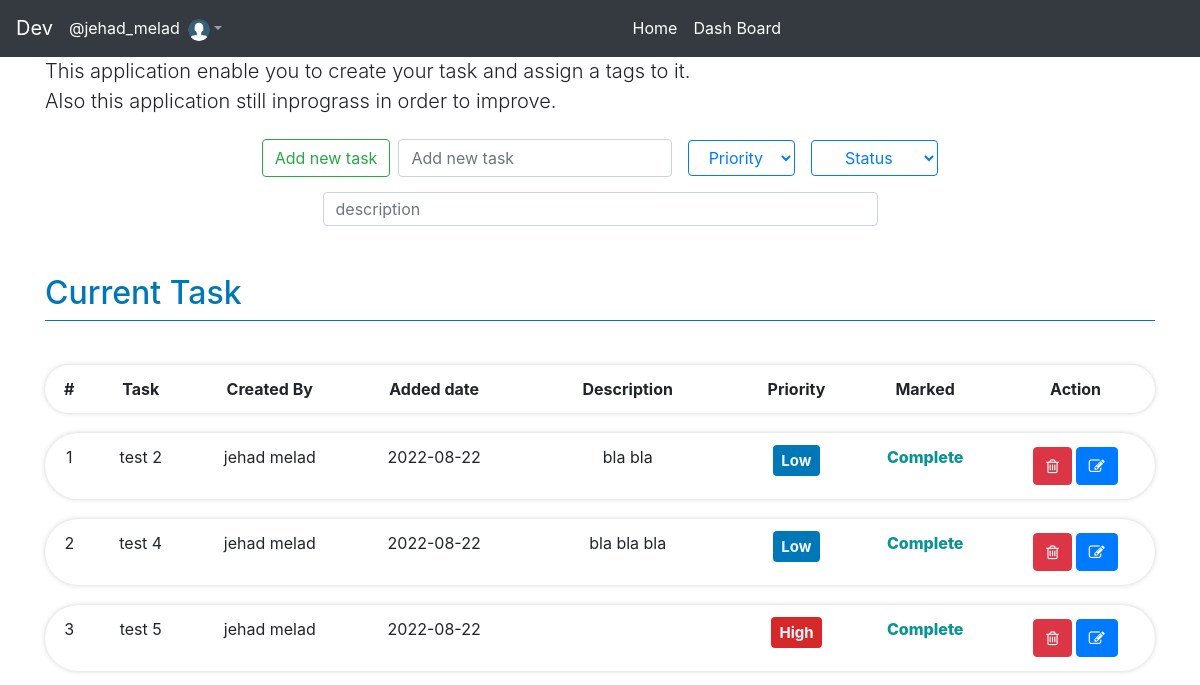
The app's page / (signed in) with its own data.
### tracker/models.py (models this page shows)
class User(db.Model, UserMixin):
    id              = db.Column(db.Integer, primary_key=True)
    title           = db.Column(db.String(5) )
    fname           = db.Column(db.String(150) )
    lname           = db.Column(db.String(150) )
    email           = db.Column(db.String(150), unique=True)
    password        = db.Column(db.String(150) )
    avatar          = db.Column(db.String(200) )
    tasks           = db.relationship('Task')

class Task(db.Model):
    id              = db.Column(db.Integer, primary_key=True)
    task_name       = db.Column(db.String(200))
    description     = db.Column(db.String(350) )
    created_by      = db.Column(db.String(150) )
    priority        = db.Column(db.String(15))
    status          = db.Column(db.String(15))
    date_created    = db.Column(db.DateTime, default=datetime.utcnow)
    user_id         = db.Column(db.Integer, db.ForeignKey('user.id'))

### tracker/views.py (the view, shortened to what this page needs)
@views.route('/', methods=['GET','POST'])
def home():
    return render_template("home.html", user = current_user)

### tracker/__init__.py (called while the page is built)
def create_app():
    app = Flask(__name__)
    app.config['SECRET_KEY'] = "shoul not be shared"
    app.config['SQLALCHEMY_DATABASE_URI'] = f'sqlite:///{DB_NAME}'
    db.init_app(app)
    from .views import views
    from .auth import auth
    app.register_blueprint(views, url_prefix="/")
    app.register_blueprint(auth, url_prefix="/")
    from .models import User, Task
    create_db(app)
    login_manager                =   LoginManager()
    login_manager.login_view     = 'auth.login'
    login_manager.init_app(app)
    @login_manager.user_loader
    def  load_user(id):
        return User.query.get(int(id))
    return app

### tracker/templates/home.html (shortened to what this page needs)
{% extends 'base.html' %}
{%block content%}
<div class="starter-template ">
  <h1>Simple task tracker</h1>
  <p class="lead">This application enable you to create your task and assign a tags to it.<br> Also this application
    still inprograss in order to improve.</p>
  <form class="form d-flex flex-column align-items-center" action="/" method="POST">
    <div class="form-inline mb-2">
      <button class="btn btn-outline-success m-2 my-2 my-sm-0" type="submit" name="submit">Add new task</button>
      <input class="form-control mr-sm-2" type="text" name="task-name" placeholder="Add new task" aria-label="Search"
        required>
      <select class="form-select btn btn-outline-primary m-2" name="priority">
        <option selected>Priority</option>
      </select>
      <select class="form-select btn btn-outline-primary m-2" name="status">
        <option selected>Status</option>
      </select>
    </div>
    <div class="form-group w-50 ">
      <input class="form-control h-75 " type="text" name="description" placeholder="description" aria-label="Search">
    </div>
  </form>
  <div class="row d-block">
    <div class="col">
      <div class="title">
        <h2>Current Task</h2>
      </div>
    </div>
    <div class="col tasks-form">
      <div class="content"><br>
        <table class="table">
          <tr class="text-center">
            <th>#</th>
            <th>Task</th>
            <th>Created By</th>
            <th>Added date</th>
            <th>Description</th>
            <th>Priority</th>
            <th>Marked</th>
            <th>Action</th>
          </tr>
          {% for task in user.tasks%}
            <tr class="text-center">
              <td>{{loop.index}} </td>
              <td>{{task.task_name}}</td>
              <td>
                {{task.created_by}}
              </td>
              <td>{{task.date_created.date()}}</td>
              <td class="datarow">
                {{task.description }}
              </td>
              <td>
                <h5> <span class="{{'badge  p-2 '+task.priority }}">{{task.priority}}</span></h5>
              </td>
              <td>
                <div class="{{'tx '+ task.status}}">
                  {{task.status}}
                </div>
              </td>
              <td class="actions">
                <a href="#" class="btn btn-danger" data-bs-toggle="modal" data-bs-target="{{'#staticBackdrop'+task.id|string}}">
                  <i class="fa fa-trash-o" aria-hidden="true"></i>
                </a>
                <a href="#" class="btn btn-primary" data-bs-toggle="modal" data-bs-target="{{'#staticBackdrop'+task.id|string +'update'}}"><i
                    class="fa fa-pencil-square-o" aria-hidden="true"></i>
                </a>
              </td>
            </tr>
          {%endfor%}
        </table>
      </div>
    </div>
  </div>
</div>
{%endblock%}

### tracker/templates/base.html (shortened to what this page needs)
<!doctype html>
<html lang="en">
<head>
  <link rel="stylesheet" href=" {{url_for('static', filename='css/main.css')}}">
  <link rel="stylesheet" href=" {{url_for('static', filename='font-awesome-4.7.0/css/font-awesome.min.css')}}">
  <link href="https://getbootstrap.com/docs/4.0/dist/css/bootstrap.min.css" rel="stylesheet">
  <link href="https://getbootstrap.com/docs/4.0/examples/starter-template/starter-template.css" rel="stylesheet">
</head>
<body>
  <nav class="navbar navbar-expand-md navbar-dark bg-dark fixed-top">
    <a class="navbar-brand" href="#">Dev</a>
    {% if user.is_authenticated%}
    <div class="collapse navbar-collapse" id="navbarsExampleDefault">
      <p class="text-white m-0">{{"@"+user.fname +"_"+ user.lname}}</p>
      <ul class="navbar-nav mr-auto">
        <li class="nav-item dropdown">
          <a class="nav-link dropdown-toggle" href="#" id="dropdown01" data-toggle="dropdown" aria-haspopup="true"
            aria-expanded="false"> <img src="{{'../static/avatars/'+user.title+'.svg'}}" class="rounded-circle"
              height="22" alt="Avatar" loading="lazy" /></a>
        </li>
      </ul>
      <ul class="navbar-nav mr-auto">
        <li class="nav-item active">
          <a class="nav-link" href="/">Home <span class="sr-only">(current)</span></a>
        </li>
        <li class="nav-item active">
          <a class="nav-link" href="/dashboard">Dash Board </a>
        </li>
      </ul>
    </div>
    {%endif%}
  </nav>
  <main role="main" class="container">
    {%block content%}
    {%endblock%}
  </main>
</body>
</html>

### tracker/static/css/main.css (style rules this page uses)
* { margin: 0px; padding: 0px; overflow: none; }
body { margin: 0px; font-family: sans-serif; }
.title { border-bottom: 0.4px solid; color: #0077B6; margin-top: 2em; text-align-last: start; }
.tasks-form { text-align: -webkit-center; }
.content { text-align: -webkit-center; }
.table { border-collapse: separate; border-spacing: 0 20px; }
tr td a { margin-bottom: 15px; }
td { vertical-align: middle; }
td.actions { display: flex; justify-content: center; }
td.actions a { margin: 2px; }
tr { box-shadow: 0px 0px 5px 0px #6b6b6b4f; border-radius: 39px; }
td { border-block: none !important; }
th { border-block: none !important; }
.High { background-color: #D62828; color: aliceblue; }
.Low { background-color: #0077B6; color: aliceblue; }
.Complete { color: #0A9396; }
.tx { font-weight: 800; }
.datarow { width: 20%; }

### records on screen
User: fname+lname "@jehad_melad"
Task: task_name "test 2", created_by "jehad melad", date_created "2022-08-22", description "bla bla", priority "Low", status "Complete"
Task: task_name "test 4", created_by "jehad melad", date_created "2022-08-22", description "bla bla bla", priority "Low", status "Complete"
Task: task_name "test 5", created_by "jehad melad", date_created "2022-08-22", priority "High", status "Complete"
